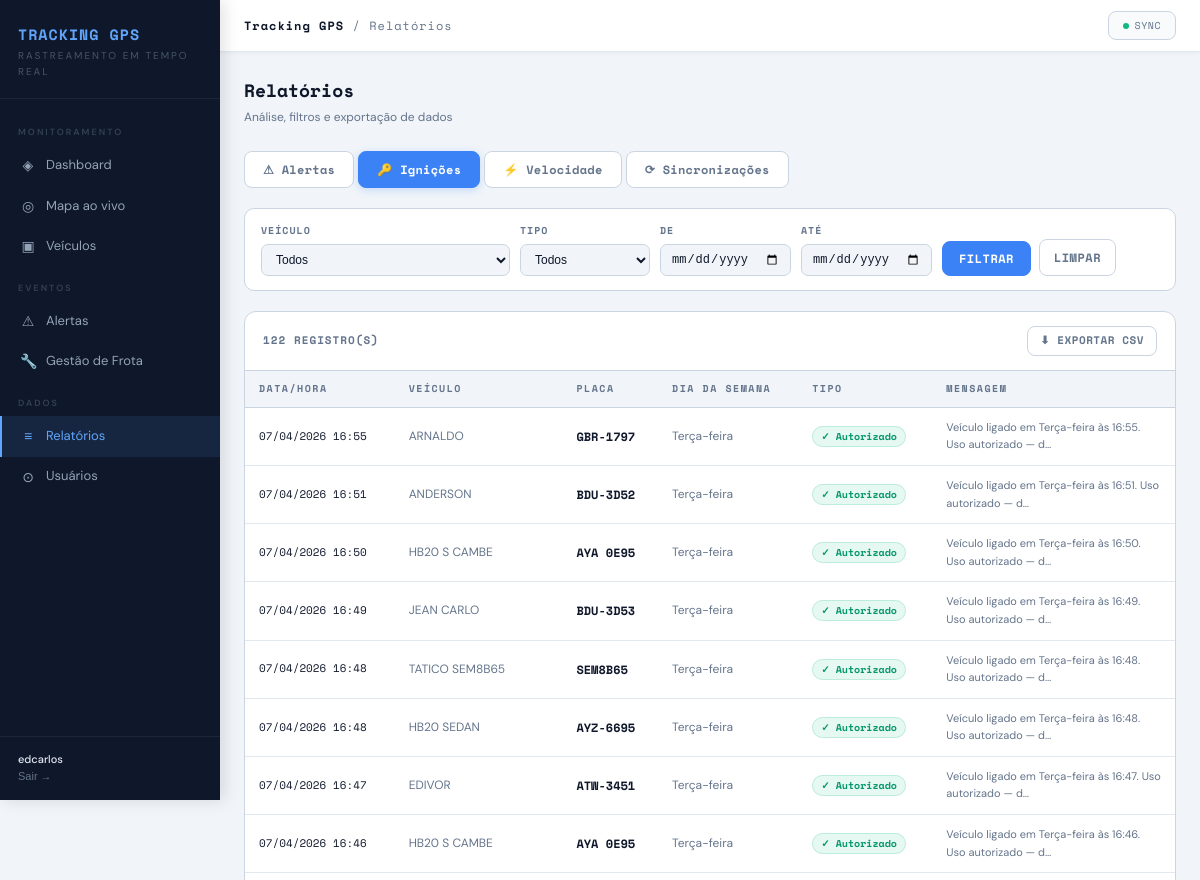
The app's page /relatorios/?aba=ignicao (signed in, upper part), older data.
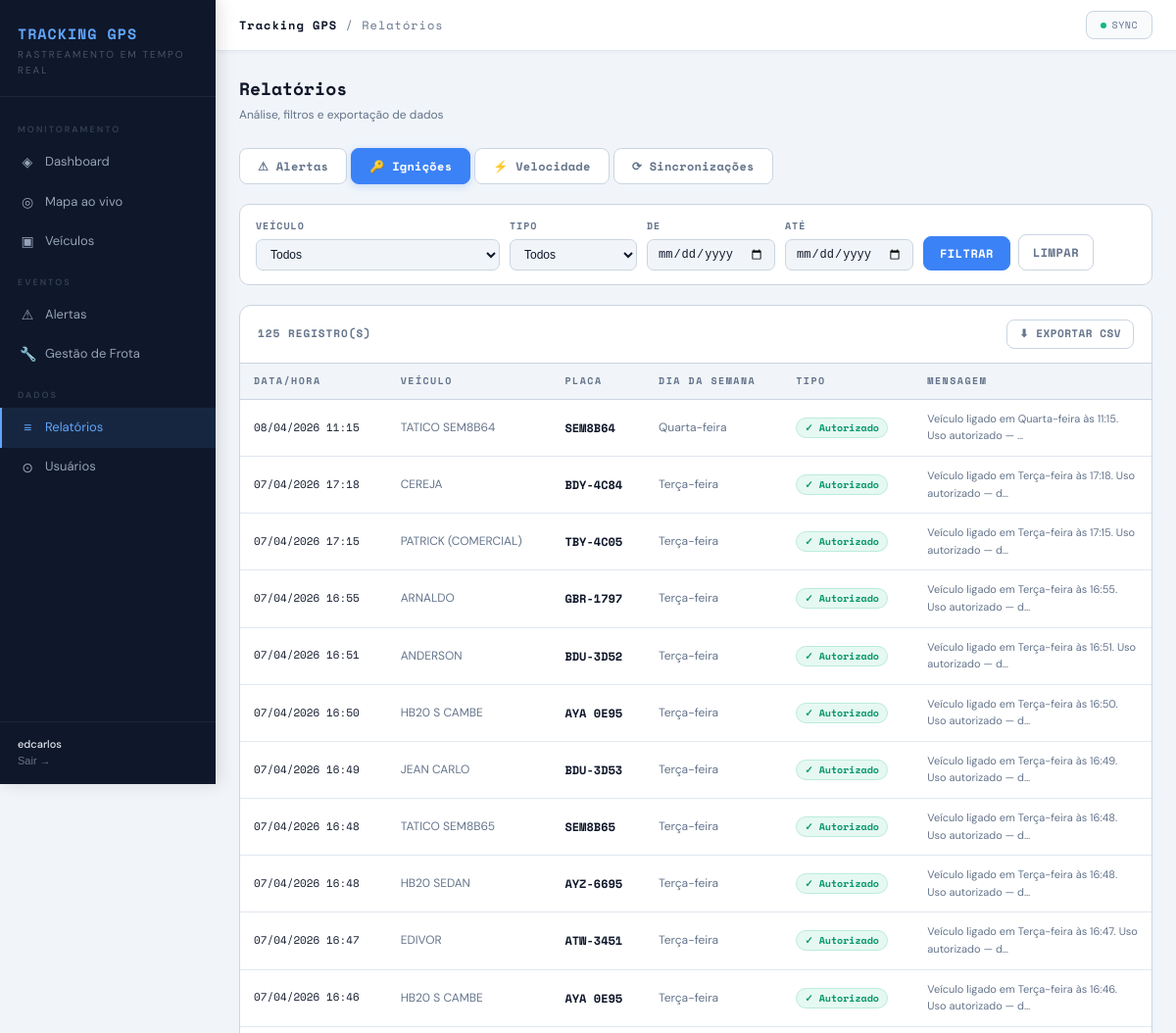
The same page, newer data.
### core/models.py (models this page shows, shortened)
class EventoIgnicao(models.Model):
    TIPO_CHOICES = [
        ('autorizado',    'Autorizado'),
        ('nao_autorizado', 'Não Autorizado'),
    ]
    vehicle     = models.ForeignKey(Vehicle, on_delete=models.CASCADE, related_name='eventos_ignicao')
    tipo        = models.CharField(max_length=20, choices=TIPO_CHOICES)
    dia_semana  = models.CharField(max_length=20)
    mensagem    = models.TextField()
    lido        = models.BooleanField(default=False)
    ocorrido_em = models.DateTimeField(auto_now_add=True)
    class Meta:
        verbose_name = 'Evento de Ignição'
        verbose_name_plural = 'Eventos de Ignição'
        ordering = ['-ocorrido_em']

class Vehicle(models.Model):
    api_id          = models.CharField(max_length=20, unique=True, verbose_name="ID API")
    api_client_id   = models.CharField(max_length=20, blank=True)
    placa           = models.CharField(max_length=20, blank=True, verbose_name="Placa")
    tag             = models.CharField(max_length=50, blank=True, verbose_name="Tag")
    descricao       = models.CharField(max_length=200, blank=True, verbose_name="Descrição")
    chassi          = models.CharField(max_length=50, blank=True)
    ano             = models.CharField(max_length=10, blank=True)
    cor             = models.CharField(max_length=50, blank=True)
    tipo            = models.CharField(max_length=10, blank=True)
    fabricante      = models.CharField(max_length=10, blank=True)
    modelo          = models.CharField(max_length=100, blank=True)
    combustivel     = models.CharField(max_length=10, blank=True)
    consumo         = models.CharField(max_length=20, blank=True)
    velocidade_limite = models.CharField(max_length=20, blank=True)
    odometro        = models.CharField(max_length=20, blank=True)
    equipamento     = models.CharField(max_length=100, blank=True, null=True)
    latitude        = models.FloatField(null=True, blank=True)
    longitude       = models.FloatField(null=True, blank=True)
    velocidade_atual = models.FloatField(null=True, blank=True)
    ignicao         = models.BooleanField(null=True, blank=True)
    direcao         = models.FloatField(null=True, blank=True, verbose_name="Direção (graus)")
    ultima_posicao  = models.DateTimeField(null=True, blank=True)
    foto            = models.ImageField(upload_to='veiculos/', null=True, blank=True, verbose_name="Foto")
    km_base         = models.FloatField(null=True, blank=True, verbose_name="KM Base (odômetro manual)")
    km_percorrido_hoje = models.FloatField(default=0.0, verbose_name="KM percorrido hoje")
    km_dia_data     = models.DateField(null=True, blank=True, verbose_name="Data referência km diário")
    ativo           = models.BooleanField(default=True)
    criado_em       = models.DateTimeField(auto_now_add=True)
    atualizado_em   = models.DateTimeField(auto_now=True)
    class Meta:
        verbose_name = "Veículo"
        verbose_name_plural = "Veículos"
        ordering = ['placa']

### core/views.py (the view)
# urls.py: path('relatorios/',                views.relatorios,           name='relatorios'),
@login_required
def relatorios(request):
    import csv
    from datetime import datetime as _dt
    now = timezone.now()
    aba = request.GET.get('aba', 'alertas')
    veiculos_lista = Vehicle.objects.filter(ativo=True).order_by('placa')
    veiculo_id = request.GET.get('veiculo', '')
    data_ini   = request.GET.get('data_ini', '')
    data_fim   = request.GET.get('data_fim', '')
    def parse_date(s, end=False):
        try:
            d = _dt.strptime(s.strip(), '%Y-%m-%d')
            if end:
                d = d.replace(hour=23, minute=59, second=59)
            return timezone.make_aware(d)
        except Exception:
            return None
    dt_ini = parse_date(data_ini) if data_ini else None
    dt_fim = parse_date(data_fim, end=True) if data_fim else None
    alertas_qs = Alert.objects.select_related('vehicle').order_by('-ocorrido_em')
    sev_filtro = request.GET.get('severidade', '')
    if veiculo_id:
        alertas_qs = alertas_qs.filter(vehicle_id=veiculo_id)
    if sev_filtro:
        alertas_qs = alertas_qs.filter(severidade=sev_filtro)
    if dt_ini:
        alertas_qs = alertas_qs.filter(ocorrido_em__gte=dt_ini)
    if dt_fim:
        alertas_qs = alertas_qs.filter(ocorrido_em__lte=dt_fim)
    alertas = alertas_qs[:200]
    ignicao_qs = EventoIgnicao.objects.select_related('vehicle').order_by('-ocorrido_em')
    tipo_ign   = request.GET.get('tipo_ign', '')
    if veiculo_id:
        ignicao_qs = ignicao_qs.filter(vehicle_id=veiculo_id)
    if tipo_ign:
        ignicao_qs = ignicao_qs.filter(tipo=tipo_ign)
    if dt_ini:
        ignicao_qs = ignicao_qs.filter(ocorrido_em__gte=dt_ini)
    if dt_fim:
        ignicao_qs = ignicao_qs.filter(ocorrido_em__lte=dt_fim)
    ignicoes = ignicao_qs[:200]
    vel_min  = request.GET.get('vel_min', '80')
    vel_qs   = Event.objects.select_related('vehicle').order_by('-ocorrido_em')
    try:
        vel_min_f = float(vel_min)
        vel_qs = vel_qs.filter(velocidade__gte=vel_min_f)
    except (ValueError, TypeError):
        vel_min_f = 80
    if veiculo_id:
        vel_qs = vel_qs.filter(vehicle_id=veiculo_id)
    if dt_ini:
        vel_qs = vel_qs.filter(ocorrido_em__gte=dt_ini)
    if dt_fim:
        vel_qs = vel_qs.filter(ocorrido_em__lte=dt_fim)
    eventos_vel = vel_qs[:200]
    sync_status = request.GET.get('sync_status', '')
    syncs_qs    = SyncLog.objects.order_by('-iniciado_em')
    if sync_status:
        syncs_qs = syncs_qs.filter(status=sync_status)
    syncs = syncs_qs[:50]
    return render(request, 'core/relatorios.html', {
        'aba': aba, 'now': now,
        'veiculos_lista': veiculos_lista,
        'veiculo_id': veiculo_id,
        'data_ini': data_ini, 'data_fim': data_fim,
        'alertas': alertas, 'sev_filtro': sev_filtro,
        'ignicoes': ignicoes, 'tipo_ign': tipo_ign,
        'eventos_vel': eventos_vel, 'vel_min': vel_min,
        'syncs': syncs, 'sync_status': sync_status,
    })

### core/context_processors.py (called while the page is built)
def nao_lidos(request):
    if request.user.is_authenticated:
        return {'nao_lidos': Alert.objects.filter(lido=False).count()}
    return {'nao_lidos': 0}

### core/templates/core/relatorios.html (shortened to what the changed rows need)
{% extends 'core/base.html' %}
{% block content %}
{% if aba == 'alertas' %}
<form method="get" action="">
  <input type="hidden" name="aba" value="alertas">
  <div class="filter-bar">
    <div class="filter-group">
      <span class="filter-label">Veículo</span>
      <select name="veiculo">
        <option value="">Todos</option>
        {% for v in veiculos_lista %}
          <option value="{{ v.pk }}" {% if veiculo_id == v.pk|stringformat:'s' %}selected{% endif %}>
            {{ v.placa }}{% if v.descricao %} — {{ v.descricao|truncatechars:20 }}{% endif %}
          </option>
        {% endfor %}
      </select>
    </div>
    <div class="filter-group">
      <span class="filter-label">Severidade</span>
      <select name="severidade">
        <option value="">Todas</option>
        <option value="danger"  {% if sev_filtro == 'danger'  %}selected{% endif %}>Crítico</option>
        <option value="warning" {% if sev_filtro == 'warning' %}selected{% endif %}>Atenção</option>
        <option value="info"    {% if sev_filtro == 'info'    %}selected{% endif %}>Informação</option>
      </select>
    </div>
    <div class="filter-group">
      <span class="filter-label">De</span>
      <input type="date" name="data_ini" value="{{ data_ini }}">
    </div>
    <div class="filter-group">
      <span class="filter-label">Até</span>
      <input type="date" name="data_fim" value="{{ data_fim }}">
    </div>
    <div class="filter-actions">
      <button type="submit" class="btn btn-primary" style="font-size:12px;padding:8px 16px;">Filtrar</button>
      <a href="?aba=alertas" class="btn btn-ghost" style="font-size:12px;padding:8px 14px;">Limpar</a>
    </div>
  </div>
</form>
<div class="rel-table-wrap">
  <div class="rel-table-head">
    <span class="rel-table-title">{{ alertas|length }} registro(s)</span>
    <a href="{% url 'export_alertas' %}?veiculo={{ veiculo_id }}&severidade={{ sev_filtro }}&data_ini={{ data_ini }}&data_fim={{ data_fim }}"
       class="btn btn-ghost" style="font-size:11px;padding:5px 12px;">⬇ Exportar CSV</a>
  </div>
  <table>
    <thead>
      <tr>
        <th>Data/Hora</th><th>Veículo</th><th>Placa</th>
        <th>Tipo</th><th>Severidade</th>
      </tr>
    </thead>
    <tbody>
      {% for a in alertas %}
      <tr>
        <td class="mono" style="font-size:11px;white-space:nowrap">{{ a.ocorrido_em|date:"d/m/Y H:i" }}</td>
        <td style="color:var(--muted)">{{ a.vehicle.descricao|truncatechars:25 }}</td>
        <td class="mono" style="font-weight:600">{{ a.vehicle.placa }}</td>
        <td style="max-width:260px">{{ a.tipo|truncatechars:50 }}</td>
        <td>
          {% if a.severidade == 'danger' %}<span class="badge-danger">Crítico</span>
          {% elif a.severidade == 'warning' %}<span class="badge-warning">Atenção</span>
          {% else %}<span class="badge-info">Info</span>{% endif %}
        </td>
      </tr>
      {% empty %}
      <tr class="empty-row"><td colspan="5">Nenhum alerta encontrado com os filtros selecionados.</td></tr>
      {% endfor %}
    </tbody>
  </table>
</div>
{% elif aba == 'ignicao' %}
<form method="get" action="">
  <div class="filter-bar">
    <div class="filter-group">
      <span class="filter-label">Veículo</span>
      <select name="veiculo">
        <option value="">Todos</option>
      </select>
    </div>
    <div class="filter-group">
      <span class="filter-label">Tipo</span>
      <select name="tipo_ign">
        <option value="">Todos</option>
      </select>
    </div>
    <div class="filter-group">
      <span class="filter-label">De</span>
      <input type="date" name="data_ini" value="{{ data_ini }}">
    </div>
    <div class="filter-group">
      <span class="filter-label">Até</span>
      <input type="date" name="data_fim" value="{{ data_fim }}">
    </div>
    <div class="filter-actions">
      <button type="submit" class="btn btn-primary" style="font-size:12px;padding:8px 16px;">Filtrar</button>
      <a href="?aba=ignicao" class="btn btn-ghost" style="font-size:12px;padding:8px 14px;">Limpar</a>
    </div>
  </div>
</form>
<div class="rel-table-wrap">
  <div class="rel-table-head">
    <span class="rel-table-title">{{ ignicoes|length }} registro(s)</span>
    <a href="{% url 'export_ignicoes' %}?veiculo={{ veiculo_id }}&tipo_ign={{ tipo_ign }}&data_ini={{ data_ini }}&data_fim={{ data_fim }}"
       class="btn btn-ghost" style="font-size:11px;padding:5px 12px;">⬇ Exportar CSV</a>
  </div>
  <table>
    <thead>
      <tr>
        <th>Data/Hora</th><th>Veículo</th><th>Placa</th>
        <th>Dia da Semana</th><th>Tipo</th><th>Mensagem</th>
      </tr>
    </thead>
    <tbody>
      {% for i in ignicoes %}
      <tr>
        <td class="mono" style="font-size:11px;white-space:nowrap">{{ i.ocorrido_em|date:"d/m/Y H:i" }}</td>
        <td style="color:var(--muted)">{{ i.vehicle.descricao|truncatechars:25 }}</td>
        <td class="mono" style="font-weight:600">{{ i.vehicle.placa }}</td>
        <td style="color:var(--muted)">{{ i.dia_semana }}</td>
        <td>
          {% if i.tipo == 'autorizado' %}
            <span class="badge-green">✓ Autorizado</span>
          {% else %}
            <span class="badge-red">✗ Não autorizado</span>
          {% endif %}
        </td>
        <td style="font-size:11px;color:var(--muted);max-width:220px">{{ i.mensagem|truncatechars:60 }}</td>
      </tr>
      {% empty %}
      <tr class="empty-row"><td colspan="6">Nenhum evento de ignição encontrado.</td></tr>
      {% endfor %}
    </tbody>
  </table>
</div>
{% endif %}
{% endblock %}

Row changes from the older to the newer data that the page shows:
added EventoIgnicao: ocorrido_em "08/04/2026 11:15", vehicle.descricao "TATICO SEM8B64", vehicle.placa "SEM8B64", dia_semana "Quarta-feira", tipo "✓ Autorizado", mensagem "Veículo ligado em Quarta-feira às 11:15. Uso autorizado — …"
added EventoIgnicao: ocorrido_em "07/04/2026 17:18", vehicle.descricao "CEREJA", vehicle.placa "BDY-4C84", dia_semana "Terça-feira", tipo "✓ Autorizado", mensagem "Veículo ligado em Terça-feira às 17:18. Uso autorizado — d…"
added EventoIgnicao: ocorrido_em "07/04/2026 17:15", vehicle.descricao "PATRICK (COMERCIAL)", vehicle.placa "TBY-4C05", dia_semana "Terça-feira", tipo "✓ Autorizado", mensagem "Veículo ligado em Terça-feira às 17:15. Uso autorizado — d…"
Text that changed along with them:
{{ ignicoes|length }}: "122" → "125"
